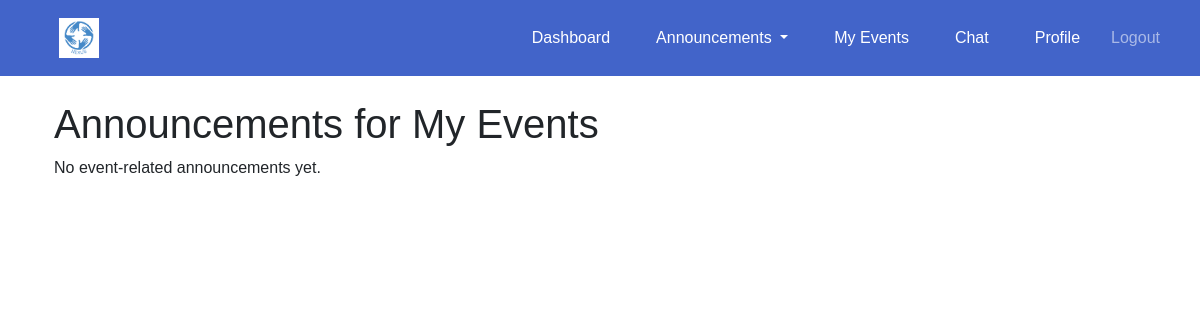
/announcements/volunteer/ (signed in), run on an earlier commit of the app's database.
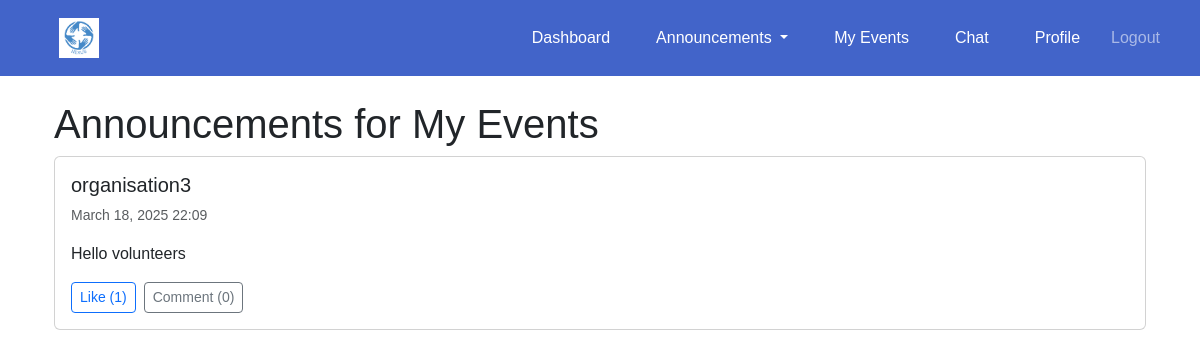
And on a later commit of the database.
### announcements/models.py (models this page shows, shortened)
class Announcement(models.Model):
    organisation = models.ForeignKey(
        settings.AUTH_USER_MODEL, on_delete=models.CASCADE, related_name="announcements"
    )
    event = models.ForeignKey(
        Event, on_delete=models.CASCADE, related_name="announcements", blank=True, null=True
    )  # Optional: Can be linked to a specific event or be a general announcement
    title = models.CharField(max_length=255)
    content = models.TextField()
    created_at = models.DateTimeField(auto_now_add=True)

### accounts/models.py (models this page shows, shortened)
class CustomUser(AbstractUser):
    USER_TYPE_CHOICES = [
        ('volunteer', 'Volunteer'),
        ('organisation', 'Organisation'),
    ]
    user_type = models.CharField(max_length=20, choices=USER_TYPE_CHOICES)
    contact_number = models.CharField(max_length=10, blank= True, null=True)
    full_name = models.CharField(max_length=255, blank=True, null=True)
    personnel_name = models.CharField(max_length=255, blank=True, null=True)
    profile_picture = models.ImageField(upload_to='profile_pics/', blank=True, null=True)

### announcements/views.py (the view)
# urls.py: path("volunteer/", views.volunteer_announcements, name="volunteer_announcements"),
@login_required
def volunteer_announcements(request):
    if request.user.user_type == "organisation":
        messages.error(request, "Only volunteers can view event-related announcements.")
        return redirect("announcements:all_announcements")
    registered_events = request.user.registered_events.values_list('event_id', flat=True)
    announcements = Announcement.objects.filter(event__in=registered_events).order_by('-created_at')
    return render(request, "announcements/volunteer_announcements.html", {"announcements": announcements})

### announcements/templates/announcements/volunteer_announcements.html (shortened to what this page needs)
{% extends "base.html" %}
{% block content %}
<div class="container mt-4">
    <h1>Announcements for My Events</h1>
    <div class="announcement-feed">
        {% for announcement in announcements %}
            <div class="card mb-3">
                <div class="card-body">
                    <h5 class="card-title">{{ announcement.organisation.username }}</h5>
                    <p class="text-muted small">{{ announcement.created_at|date:"F d, Y H:i" }}</p>
                    <p>{{ announcement.content }}</p>
                    <div class="d-flex">
                        <form action="{% url 'announcements:like_announcement' announcement.id %}" method="post">
                            <button type="submit" class="btn btn-outline-primary btn-sm me-2">
                                Like ({{ announcement.likes.count }})
                            </button>
                        </form>
                        <a href="{% url 'announcements:announcement_detail' announcement.id %}" class="btn btn-outline-secondary btn-sm">
                            Comment ({{ announcement.comments.count }})
                        </a>
                    </div>
                </div>
            </div>
        {% empty %}
            <p>No event-related announcements yet.</p>
        {% endfor %}
    </div>
</div>
{% endblock %}

What changed in the data, as far as the page shows it:
added Announcement: organisation.username "organisation3", created_at "March 18, 2025 22:09", content "Hello volunteers", likes.count "1", comments.count "0"
Also different on the page:
text no longer shown: "No event-related announcements yet."
